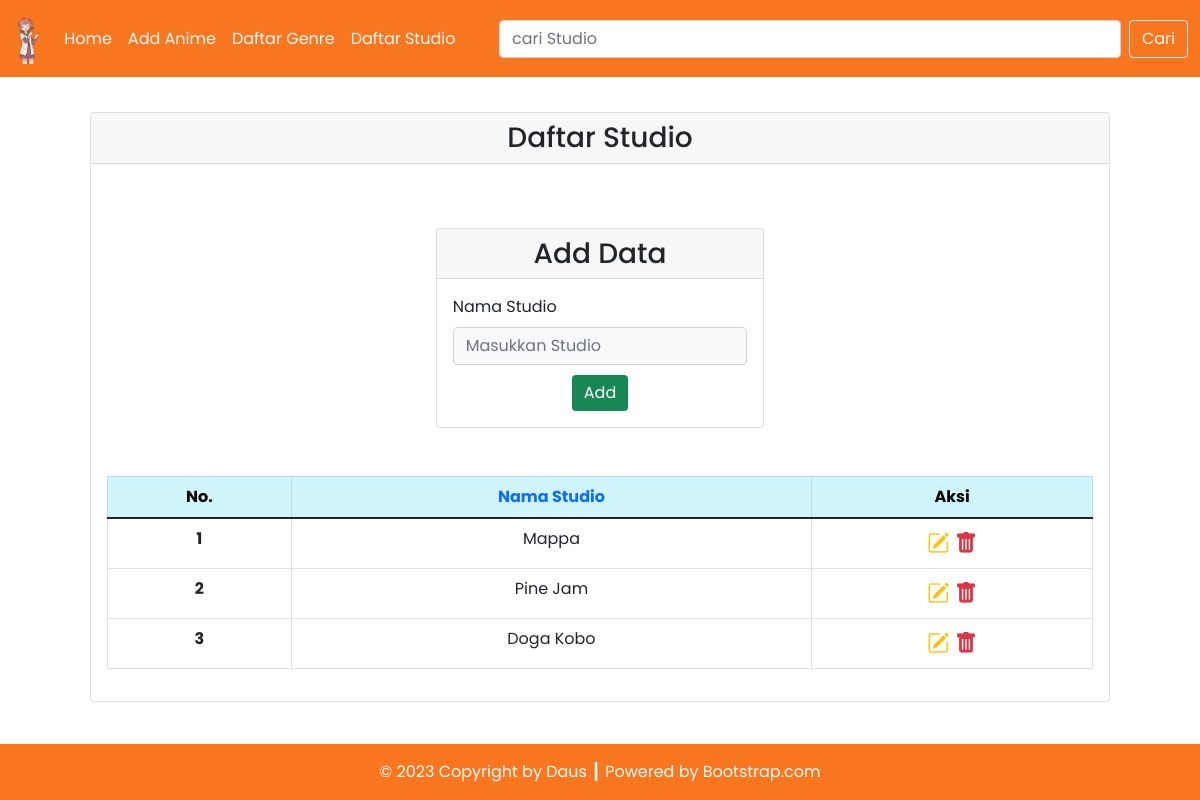
The page /Source_code/studio.php on the database its author committed.
### tables this page shows
CREATE TABLE `studio` (
  `studio_id` int(11) NOT NULL,
  `nama_studio` varchar(50) NOT NULL
);

### Source_code/config/db.php (called while the page is built)
<?php
$DB_HOST = "localhost";
$DB_USERNAME = "root";
$DB_PASSWORD = "";
$DB_NAME = "db_wikianime";

### Source_code/classes/DB.php (called while the page is built, shortened)
<?php
class DB
{
    private $hostname;
    private $username;
    private $password;
    private $dbname;
    private $conn;
    private $result;
    function __construct($hostname, $username, $password, $dbname)
    {
        $this->hostname = $hostname;
        $this->username = $username;
        $this->password = $password;
        $this->dbname = $dbname;
    }
    function open()
    {
        $this->conn = mysqli_connect($this->hostname, $this->username, $this->password, $this->dbname);
    }
    function execute($query)
    {
        $this->result = mysqli_query($this->conn, $query);
    }
    function getResult()
    {
        return mysqli_fetch_array($this->result);
    }
}

### Source_code/classes/Studio.php (called while the page is built, shortened)
<?php
class Studio extends DB
{
    function getFilterStudio($filter = '', $sortBy = 'studio_id', $sortOrder = 'ASC') {
        $query = "SELECT * FROM studio";
        $query .= " ORDER BY " . $sortBy . " " . $sortOrder;
        return $this->execute($query);
    }
}

### Source_code/studio.php (the view, shortened to what this page needs)
<?php
include('config/db.php');
include('classes/DB.php');
include('classes/Genre.php');
include('classes/Studio.php');
$studio = new Studio($DB_HOST, $DB_USERNAME, $DB_PASSWORD, $DB_NAME);
$studio->open();
$studio->getStudio();
$filtered = 0;
if (isset($_POST['btn-cari'])) {
    $studio->searchStudio($_POST['cari']);
    $filtered = 1;
}
else{
    $studio->getStudio();
}
if($filtered == 0){
    $sortBy = isset($_GET['sort']) ? $_GET['sort'] : 'studio_id';
    $sortOrder = isset($_GET['order']) ? $_GET['order'] : 'ASC';
    $studio->getFilterStudio($filter, $sortBy, $sortOrder);
}
$header = '<tr>
<th scope="row">No.</a></th>
<th scope="row"><a style="text-decoration: none;" href="studio.php?sort=nama_studio&order=' . ($sortBy == 'nama_studio' && $sortOrder == 'ASC' ? 'DESC' : 'ASC') . '">Nama Studio</a></th>
<th scope="row">Aksi</th>
</tr>';
$data = null;
$no = 1;
while ($div = $studio->getResult()) {
    $data .= '<tr>
    <th scope="row">' . $no . '</th>
    <td>' . $div['nama_studio'] . '</td>
    <td style="font-size: 22px;">
        <a href="studio.php?id=' . $div['studio_id'] . '" title="Edit Data"><i class="bi bi-pencil-square text-warning"></i></a>&nbsp;<a href="studio.php?hapus=' . $div['studio_id'] . '" title="Delete Data"><i class="bi bi-trash-fill text-danger"></i></a>
        </td>
    </tr>';
    $no++;
}

### rows shown on the page
studio: nama_studio "Mappa"
studio: nama_studio "Pine Jam"
studio: nama_studio "Doga Kobo"
